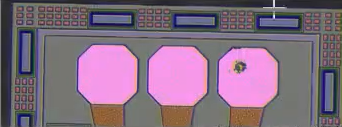
#> input picture PythonProject/to_cv2/003.png, 342 x 127 px
$ python ocv3.py
#> lines starting #> are read from the running program, lines starting #| are printed output that depends on the picture; after the words box and inside, x2 and y2 are one past the last pixel; in counts of white or black regions, pixels touching at a corner belong together; long printed decimals are rounded
# 检测芯片瑕疵
import math

import cv2
import numpy as np

im = cv2.imread('003.png')
#> im is the input picture: shape (127, 342, 3); mean B, G, R 128, 108.7, 130.8
cv2.imshow('im', im)
# 灰度化
im_gray = cv2.cvtColor(im, cv2.COLOR_BGR2GRAY)
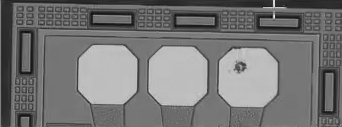
#> im_gray: shape (127, 342); min 8, max 238, mean 117.5
cv2.imshow('im_gray', im_gray) # 发现亮度很明显，二值化

# 二值化
ret, im_bin = cv2.threshold(im_gray, 160, 255, cv2.THRESH_BINARY) # 默认127，根据实际调整
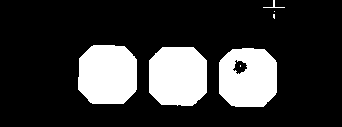
#> im_bin: shape (127, 342); 20.8% white; 7 white regions (3 under 20 px)
cv2.imshow('im_bin', im_bin)

# 提取轮廓，实心化填充
cnts, hie = cv2.findContours(im_bin, cv2.RETR_EXTERNAL, cv2.CHAIN_APPROX_NONE)
#> cnts = 6 contours, 3 with area under 20; largest, box (x1, y1, x2, y2) and area: (78, 45, 137, 104) 2969, (149, 47, 207, 106) 2946, (219, 48, 277, 107) 2938; hie = [[1, -1, -1, -1], [2, 0, -1, -1], [3, 1, -1, -1], [4, 2, -1, -1], [5, 3, -1, -1], [-1, 4, -1, -1]]
mask = np.zeros(im_bin.shape, np.uint8) # 创建值全为0的矩阵，形状和im_bin一致
im_fill = cv2.drawContours(mask, cnts, -1, (255, 0, 0), -1) # 绘制轮廓并进行实心填充
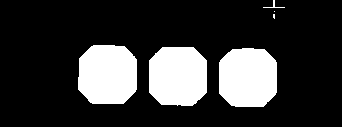
#> im_fill: shape (127, 342); 21.1% white; 6 white regions (2 under 20 px), largest, box (x1, y1, x2, y2) and area: (78, 45, 137, 104) 3060, (149, 47, 207, 106) 3037, (219, 48, 277, 107) 3028, (263, 0, 285, 8) 36
cv2.imshow('im_fill', im_fill)
# 图像减法，找出瑕疵区域
im_sub = cv2.subtract(im_fill, im_bin)
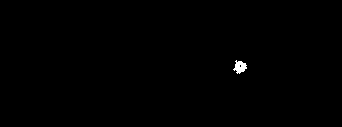
#> im_sub: shape (127, 342); 0.27% white; 1 white region, box (x1, y1, x2, y2) and area: (233, 60, 247, 74) 117
cv2.imshow('im_sub', im_sub)
# 图像的逆运算（先膨胀后腐蚀），将离散的瑕疵点合并在一起
k = np.ones((10, 10), np.uint8)
im_close = cv2.morphologyEx(im_sub, cv2.MORPH_CLOSE, k, iterations=3)
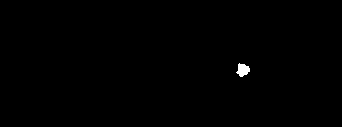
#> im_close: shape (127, 342); 0.29% white; 1 white region, box (x1, y1, x2, y2) and area: (236, 63, 250, 77) 126
# 产生最小外接圆数据
im_show = cv2.drawContours(im_close.copy(), cnts[0],  -1, (0, 0, 255), 2)
cv2.imshow("hh", im_show)
(x, y), radius = cv2.minEnclosingCircle(cnts[0])
#> x = 247.6; y = 77.22; radius = 32.65
center = (int(x), int(y))
#> center = (247, 77)
radius = int(radius)
#> radius = 32
cv2.circle(im_close, center, radius, (255, 0, 0), 2) # 绘制瑕疵最小外接圆形
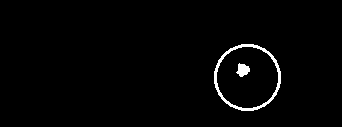
#> im_close: shape (127, 342); 1.7% white; 2 white regions, box (x1, y1, x2, y2) and area: (214, 44, 281, 111) 606, (236, 63, 250, 77) 126
cv2.imshow('im_circle', im_close)
# 在原始图像上绘制
cv2.circle(im, center, radius, (0, 0, 255), 2)
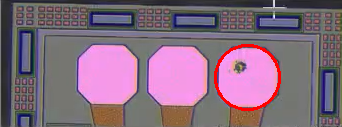
#> im: shape (127, 342, 3); 1.4% of pixels changed, all inside (x1, y1, x2, y2) = (214, 44, 281, 111)
cv2.imshow('im_result', im)
# 计算外接圆面积
area = math.pi * radius * radius
#> area = 3217
print("area:", area)
#| area: 3216.991
if area > 12:
    print("度盘表面有瑕疵")

cv2.waitKey(0)
cv2.destroyAllWindows()

$ run again, with PythonProject/to_cv2/001.png copied over PythonProject/to_cv2/003.png
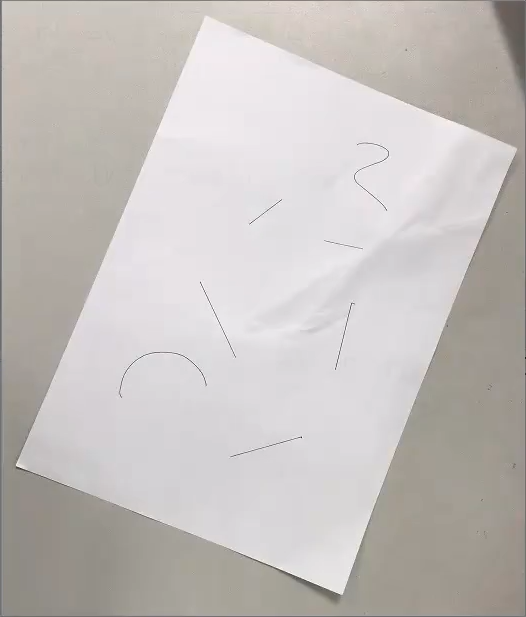
#> input picture PythonProject/to_cv2/001.png, 526 x 617 px
#> im is the input picture: shape (617, 526, 3); mean B, G, R 189.7, 192.3, 196.9
#> `ret, im_bin = cv2.threshold(im_gray, 160, 255, cv2.THRESH_BINARY)`:
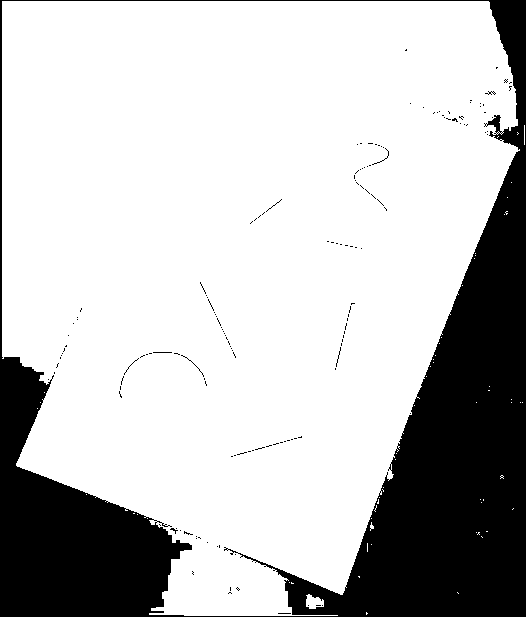
#> im_bin: shape (617, 526); 75.6% white; 156 black regions (152 under 20 px)
#> cnts = 60 contours, 58 with area under 20; largest, box (x1, y1, x2, y2) and area: (2, 1, 520, 616) 244647, (306, 594, 324, 609) 162; hie = 60 rows, first 6: [1, -1, -1, -1], [2, 0, -1, -1], [3, 1, -1, -1], [4, 2, -1, -1], [5, 3, -1, -1], [6, 4, -1, -1]
#> im_fill: shape (617, 526); 75.9% white; 1 black region, box (x1, y1, x2, y2) and area: (0, 0, 526, 617) 78290
#> im_sub: shape (617, 526); 0.26% white in thin lines or dots, all inside (x1, y1, x2, y2) = (48, 49, 512, 614)
#> `im_close = cv2.morphologyEx(im_sub, cv2.MORPH_CLOSE, k, iterations=3)`:
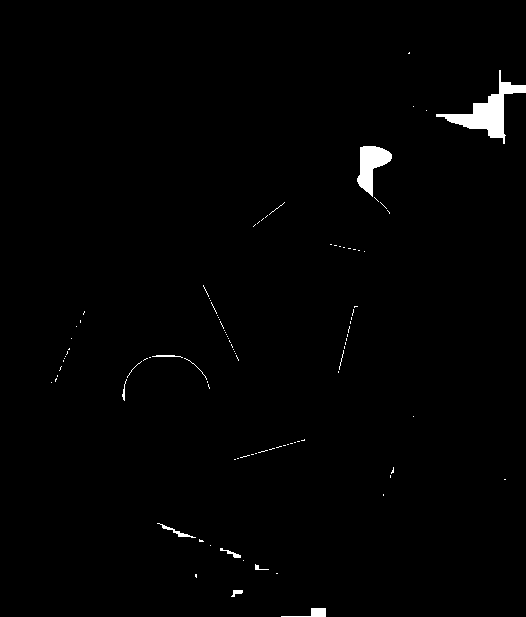
#> im_close: shape (617, 526); 1.1% white; 101 white regions (90 under 20 px), largest, box (x1, y1, x2, y2) and area: (436, 70, 526, 144) 1719, (357, 146, 392, 197) 922, (281, 608, 326, 617) 165
#> x = 366; y = 613; radius = 1
#> center = (366, 613)
#> im: shape (617, 526, 3); 0.01% of pixels changed, all inside (x1, y1, x2, y2) = (364, 611, 369, 616)
#> area = 3.14
#| area: 3.142
